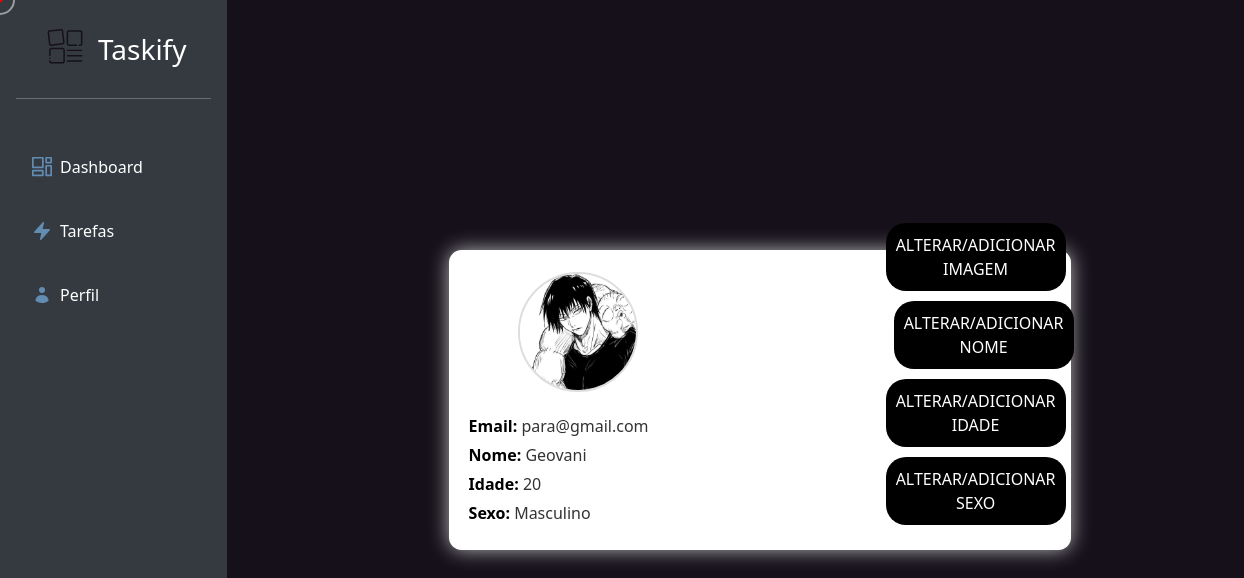
/Pages/perfil.php (signed in), run on the app's committed database.
### tables this page shows
CREATE TABLE `usuarios` (
  `id` int(11) NOT NULL,
  `usuario` varchar(50) NOT NULL,
  `email` varchar(100) NOT NULL,
  `senha` varchar(255) NOT NULL,
  `nome` varchar(100) DEFAULT NULL,
  `imagem_perfil` varchar(255) DEFAULT NULL,
  `data_cadastro` timestamp NOT NULL DEFAULT current_timestamp(),
  `idade` int(11) DEFAULT NULL,
  `sexo` enum('Masculino','Feminino','Outro') DEFAULT NULL
);

### Pages/perfil.php (the view, shortened to what this page needs)
<?php
require_once '../DB/conexao.php';
$userId = $_SESSION['usuario_id'];
$stmt = $pdo->prepare("SELECT nome, email, imagem_perfil, idade, sexo FROM usuarios WHERE id = :id");
$stmt->execute(['id' => $userId]);
$usuario = $stmt->fetch(PDO::FETCH_ASSOC);
$imagemPerfil = $usuario['imagem_perfil'] ? htmlspecialchars($usuario['imagem_perfil']) : '../Assets/default-avatar.png';
?>
<!DOCTYPE html>
<html lang="pt-br">
<head>
    <link rel="stylesheet" href="../Css/stylesHome.css">
    <link rel="stylesheet" href="../Css/stylesProfile.css">
    <link href="https://cdn.jsdelivr.net/npm/bootstrap@5.3.3/dist/css/bootstrap.min.css" rel="stylesheet">
    <link rel="stylesheet" href="https://cdnjs.cloudflare.com/ajax/libs/font-awesome/6.6.0/css/all.min.css">
</head>
<body>
    <div class="main-container">
        <div class="container-fluid">
            <div class="row">
                <div class="col-auto min-vh-100 sidebar px-3 d-flex flex-column">
                    <div class="pt-4 pb-2 px-4">
                        <a href="" class="text-decoration-none text-white d-flex align-items-center">
                            <img src="../Assets/logo.svg" alt="" style="width: 50px; height: 50px;">
                            <span class="fs-3 d-none d-sm-inline ms-2">Taskify</span>
                        </a>
                    </div>
                    <hr class="text-white mb-5">
                    <ul class="nav nav-pills flex-column mb-auto d-flex d-sm-block">
                        <li class="nav-item mb-4 d-flex justify-content-center d-sm-block">
                            <a href="home.php" class="nav-link text-white d-flex align-items-center">
                                <img class="link-icon" src="../Assets/dashboard.svg" alt="">
                                <span class="d-none d-sm-inline">Dashboard</span>
                            </a>
                        </li>
                        <li class="nav-item mb-4 d-flex justify-content-center d-sm-block">
                            <a href="tarefas.php" class="nav-link text-white d-flex align-items-center">
                                <img class="link-icon" src="../Assets/task.svg" alt="">
                                <span class="d-none d-sm-inline">Tarefas</span>
                            </a>
                        </li>
                        <li class="nav-item d-flex justify-content-center d-sm-block">
                            <a href="perfil.php" class="nav-link text-white d-flex align-items-center">
                                <img class="link-icon" src="../Assets/profile.svg" alt="">
                                <span class="d-none d-sm-inline">Perfil</span>
                            </a>
                        </li>
                    </ul>
                </div>
                <div id="dashboard" class="col main-content">
                    <div class="profile-container">
                        <div class="profile-card">
                            <div class="profile-header">
                                <img id="profile-image" src="<?php echo $imagemPerfil; ?>" alt="Imagem de Perfil">
                                <div class="btn-pro">
                                    <button id="edit-image-btn" class="btn-custom">Alterar/adicionar Imagem</button>
                                    <button id="edit-name-btn" class="btn-custom">Alterar/adicionar Nome</button>
                                    <button id="edit-age-btn" class="btn-custom">Alterar/adicionar Idade</button>
                                    <button id="edit-gender-btn" class="btn-custom">Alterar/adicionar Sexo</button>
                                </div>
                            </div>
                            <div class="profile-details">
                                <p><strong>Email:</strong> <span id="profile-email"><?php echo htmlspecialchars($usuario['email']); ?></span></p>
                                <p><strong>Nome:</strong> <span id="profile-name"><?php echo htmlspecialchars($usuario['nome']); ?></span></p>
                                <p><strong>Idade:</strong> <span id="profile-age"><?php echo htmlspecialchars($usuario['idade']); ?></span></p>
                                <p><strong>Sexo:</strong> <span id="profile-gender"><?php echo htmlspecialchars($usuario['sexo']); ?></span></p>
                            </div>
                        </div>
                    </div>
                </div>
            </div>
        </div>
    </div>
</body>
</html>

### Css/stylesHome.css (style rules this page uses)
html, body { margin: 0; padding: 0; background-color: #151019 !important;; z-index: -1; cursor: none; font-family: 'Poppins', sans-serif; }
.container-fluid { display: flex; }
#dashboard { display: flex; z-index: 1; justify-content: center; align-items: center; }
.sidebar { display: flex; background-color: rgba(255, 255, 255, 0.2); backdrop-filter: blur(5px); z-index: 1; cursor: none; }
.link-icon { width: 20px; margin-right: 8px; }

### Css/stylesProfile.css (style rules this page uses)
.profile-container { display: flex; padding: 20px; justify-content: center; align-items: center; height: 100vh; width: 80vw; }
.profile-card { background-color: #ffffff; border-radius: 1vw; box-shadow: 0 0 20px rgba(255, 255, 255, 0.7); padding: 20px; width: 50vw; }
.profile-header { display: flex; justify-content: flex-start; gap: 20px; margin-bottom: 20px; margin-left: 4vw; align-items: center; }
.profile-header img { width: 120px; height: 120px; border-radius: 50%; object-fit: cover; border: 2px solid #ddd; }
.btn-pro { display: flex; flex-direction:column; border: none; justify-content: center; align-items: center; margin-left: 25vw; height: 4vw; margin-top: 6vw; width: 1vw; }
.profile-header button { padding: 10px; color: #ffffff; text-transform: uppercase; border: none; border-radius: 20px; }
.profile-header button:nth-of-type(2) { margin-left: 1rem; }
#profile-name { font-size: 24px; margin: 0; text-align: left; }
.profile-details p { font-size: 16px; color: #333; margin: 5px 0; }
.profile-details strong { color: #000000; }
#profile-email, #profile-name { font-size: 16px; color: #333; }
.btn-custom { margin-top: 10px; background-color: #000000; color: #fff; }
.sidebar { background-color: #343a40; color: #fff; height: 100vh; position: fixed; top: 0; left: 0; width: 250px; }
.main-content { margin-left: 250px; }

### data on the page
usuarios: imagem_perfil (picture), email "para@gmail.com", nome "Geovani", idade "20", sexo "Masculino"
